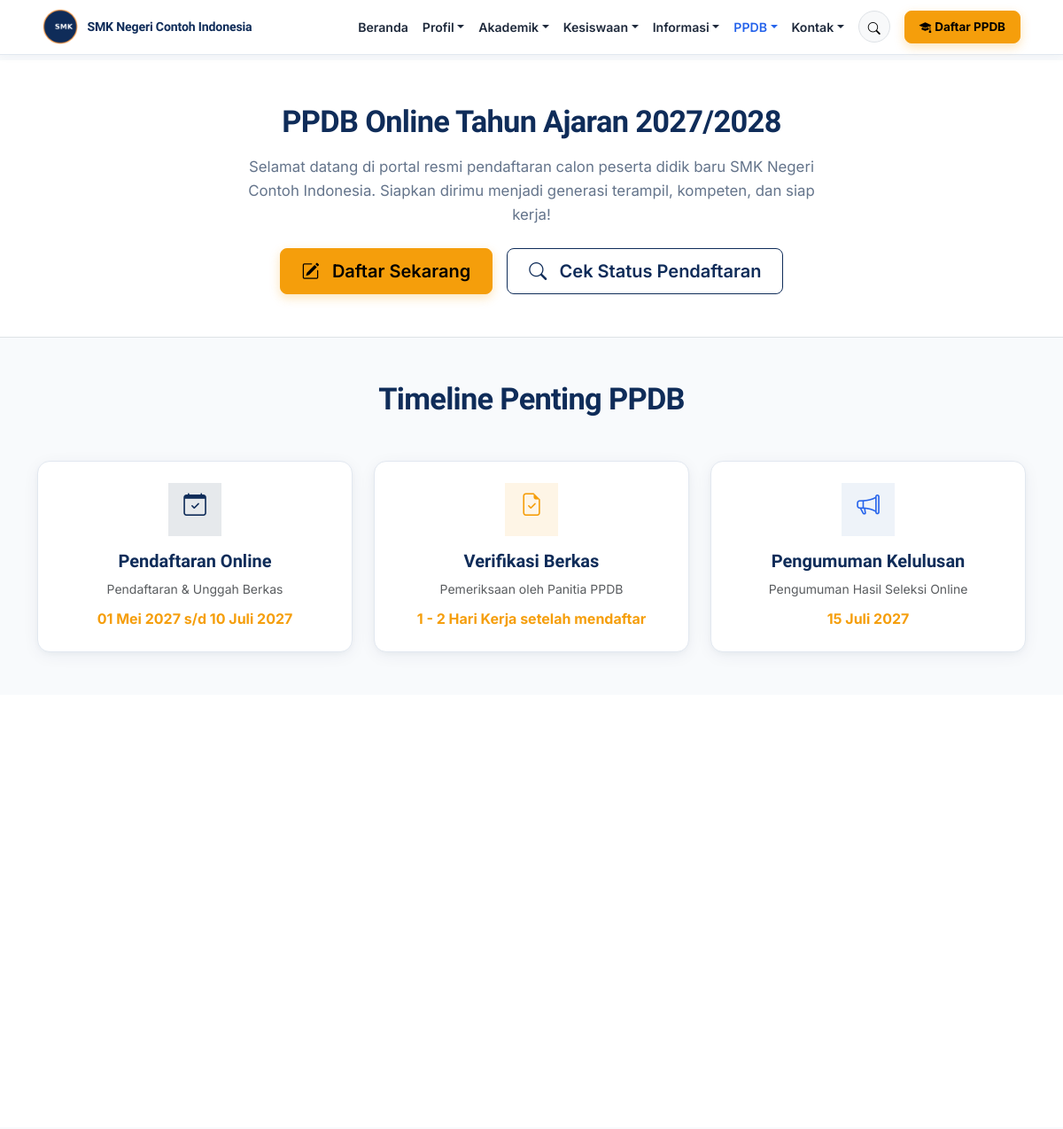
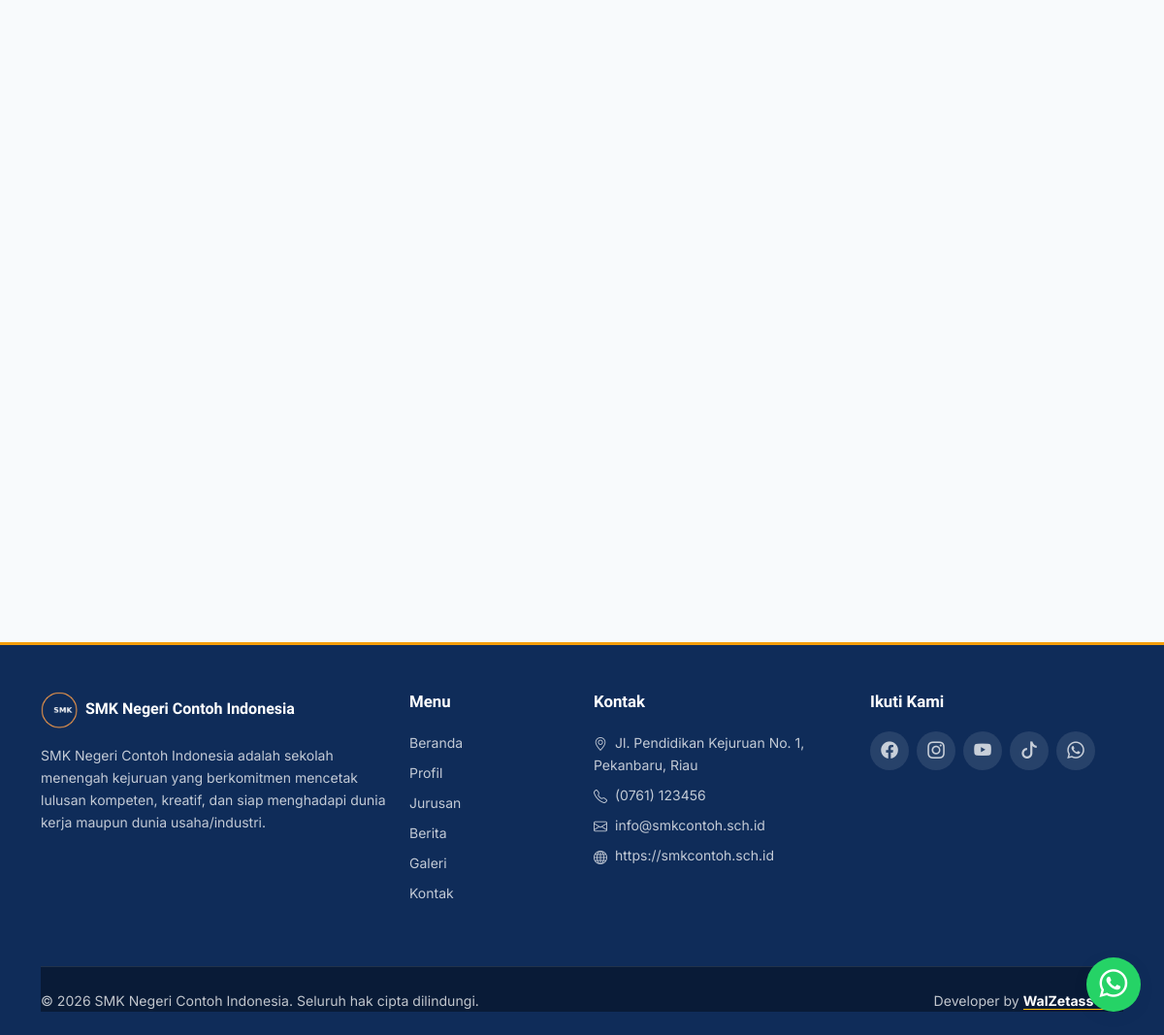
/ppdb, run on the app's committed database (2 pictures, top to bottom).
### tables this page shows
CREATE TABLE school_profile (
  id INT UNSIGNED AUTO_INCREMENT PRIMARY KEY,
  school_name VARCHAR(150) NOT NULL,
  npsn VARCHAR(20) DEFAULT NULL,
  address VARCHAR(255) DEFAULT NULL,
  phone VARCHAR(50) DEFAULT NULL,
  email VARCHAR(150) DEFAULT NULL,
  website VARCHAR(150) DEFAULT NULL,
  description TEXT,
  logo VARCHAR(255) DEFAULT NULL,
  favicon VARCHAR(255) DEFAULT NULL,
  theme_color_primary VARCHAR(20) DEFAULT '#0F2C59',
  theme_color_secondary VARCHAR(20) DEFAULT '#2563EB',
  theme_color_accent VARCHAR(20) DEFAULT '#F59E0B',
  theme_preset VARCHAR(50) DEFAULT 'navy_classic',
  map_url VARCHAR(255) DEFAULT NULL,
  accreditation VARCHAR(10) DEFAULT NULL,
  founded_year VARCHAR(10) DEFAULT NULL,
  running_text TEXT DEFAULT NULL,
  is_running_text_active TINYINT(1) DEFAULT 1,
  video_profile_url VARCHAR(255) DEFAULT 'https://www.youtube.com/watch?v=7vhYf5p_yhs',
  video_title VARCHAR(200) DEFAULT 'Video Profil & Fasilitas Sekolah',
  video_description TEXT DEFAULT NULL,
  video_features TEXT DEFAULT NULL,
  whatsapp_ppdb VARCHAR(50) DEFAULT '6281234567890',
  whatsapp_bkk VARCHAR(50) DEFAULT '6281234567891',
  whatsapp_tu VARCHAR(50) DEFAULT '6281234567892',
  created_at DATETIME DEFAULT CURRENT_TIMESTAMP,
  updated_at DATETIME DEFAULT CURRENT_TIMESTAMP ON UPDATE CURRENT_TIMESTAMP
);

CREATE TABLE social_media (
  id INT UNSIGNED AUTO_INCREMENT PRIMARY KEY,
  platform VARCHAR(50) NOT NULL,
  url VARCHAR(255) NOT NULL,
  icon VARCHAR(100) DEFAULT NULL,
  status TINYINT(1) NOT NULL DEFAULT 1
);

### pages/ppdb.php (the view, shortened to what the rows shown need)
<?php
$profile  = getSchoolProfile();
$settings = getPpdbSettings();
require BASE_PATH . '/includes/header.php';
require BASE_PATH . '/includes/navbar.php';
?>
<section class="section section-alt py-5 border-bottom">
  <div class="container text-center">
    <h1 class="section-title mb-3">PPDB Online Tahun Ajaran <?= e($settings['academic_year']) ?></h1>
    <p class="section-subtitle mx-auto mb-4" style="max-width: 680px;">
      Selamat datang di portal resmi pendaftaran calon peserta didik baru <?= e($profile['school_name'] ?? '') ?>. Siapkan dirimu menjadi generasi terampil, kompeten, dan siap kerja!
    </p>
    <div class="d-flex justify-content-center gap-3 flex-wrap">
      <?php if (!empty($settings['is_open'])): ?>
        <a href="<?= e(BASE_URL) ?>/ppdb/daftar" class="btn btn-accent btn-lg px-4">
          <i class="bi bi-pencil-square me-2"></i>Daftar Sekarang
        </a>
      <?php else: ?>
        <button class="btn btn-secondary btn-lg px-4" disabled>
          <i class="bi bi-lock me-2"></i>Pendaftaran Ditutup
        </button>
      <?php endif; ?>
      <a href="<?= e(BASE_URL) ?>/ppdb/cek-status" class="btn btn-outline-primary-custom btn-lg px-4">
        <i class="bi bi-search me-2"></i>Cek Status Pendaftaran
      </a>
    </div>
  </div>
</section>
<section class="section py-5">
  <div class="container">
    <div class="text-center mb-5 reveal-up">
      <h2 class="section-title">Timeline Penting PPDB</h2>
    </div>
    <div class="row g-4 justify-content-center reveal-group">
      <div class="col-md-4">
        <div class="jurusan-card hover-lift p-4 text-center h-100">
          <div class="stat-icon mx-auto mb-3" style="width:60px;height:60px;background:rgba(15,39,68,0.1);color:var(--color-primary);font-size:1.6rem;">
            <i class="bi bi-calendar-check"></i>
          </div>
          <h3 class="h5 fw-bold text-primary mb-2">Pendaftaran Online</h3>
          <p class="text-muted small mb-2">Pendaftaran & Unggah Berkas</p>
          <div class="fw-bold fs-6 text-accent">
            <?= formatTanggalIndo($settings['start_date']) ?> s/d <?= formatTanggalIndo($settings['end_date']) ?>
          </div>
        </div>
      </div>
      <div class="col-md-4">
        <div class="jurusan-card hover-lift p-4 text-center h-100">
          <div class="stat-icon mx-auto mb-3" style="width:60px;height:60px;background:rgba(245,158,11,0.1);color:var(--color-accent);font-size:1.6rem;">
            <i class="bi bi-file-earmark-check"></i>
          </div>
          <h3 class="h5 fw-bold text-primary mb-2">Verifikasi Berkas</h3>
          <p class="text-muted small mb-2">Pemeriksaan oleh Panitia PPDB</p>
          <div class="fw-bold fs-6 text-accent">
            1 - 2 Hari Kerja setelah mendaftar
          </div>
        </div>
      </div>
      <div class="col-md-4">
        <div class="jurusan-card hover-lift p-4 text-center h-100">
          <div class="stat-icon mx-auto mb-3" style="width:60px;height:60px;background:rgba(91,141,190,0.1);color:var(--color-secondary);font-size:1.6rem;">
            <i class="bi bi-megaphone"></i>
          </div>
          <h3 class="h5 fw-bold text-primary mb-2">Pengumuman Kelulusan</h3>
          <p class="text-muted small mb-2">Pengumuman Hasil Seleksi Online</p>
          <div class="fw-bold fs-6 text-accent">
            <?= formatTanggalIndo($settings['announcement_date']) ?>
          </div>
        </div>
      </div>
    </div>
  </div>
</section>
<section class="section section-alt py-5">
  <div class="container">
    <div class="row g-5 align-items-start">
    </div>
  </div>
</section>
<section class="section py-5">
  <div class="container">
    <div class="row g-4 reveal-group">
    </div>
  </div>
</section>
<?php require BASE_PATH . '/includes/footer.php'; ?>

### includes/navbar.php (shortened to what the rows shown need)
<?php
$profile = getSchoolProfile();
$currentPath = parse_url($_SERVER['REQUEST_URI'] ?? '/', PHP_URL_PATH) ?: '/';
$currentPath = rtrim($currentPath, '/') ?: '/';
if (!function_exists('navActive')) {
    function navActive(string $path, string $current): string
    {
        return $current === $path ? ' active' : '';
    }
}
$hasTicker = !empty($profile['is_running_text_active']) && !empty($profile['running_text']);
?>
<nav class="navbar navbar-expand-xl navbar-smk fixed-top <?= $hasTicker ? 'has-ticker' : '' ?>">
  <div class="container-fluid px-3 px-md-4 px-xl-5">
    <a class="navbar-brand me-2 me-xl-4" href="<?= e(BASE_URL) ?>/" title="<?= e($profile['school_name'] ?? '') ?>">
      <img src="<?= e(BASE_URL . '/' . ($profile['logo'] ?? 'assets/images/logo.png')) ?>" alt="Logo <?= e($profile['school_name'] ?? '') ?>">
      <span class="navbar-brand-text"><?= e($profile['school_name'] ?? 'SMK Negeri Contoh Indonesia') ?></span>
    </a>
    <div class="collapse navbar-collapse" id="mainNav">
      <ul class="navbar-nav ms-auto align-items-xl-center">
        <li class="nav-item"><a class="nav-link<?= navActive('/', $currentPath) ?>" href="<?= e(BASE_URL) ?>/">Beranda</a></li>
        <li class="nav-item dropdown">
          <a class="nav-link dropdown-toggle<?= str_starts_with($currentPath, '/profil') ? ' active' : '' ?>" href="<?= e(BASE_URL) ?>/profil" id="profilDropdown" role="button" data-bs-toggle="dropdown" aria-expanded="false">Profil</a>
        </li>
        <?php if (isModuleActive('majors') || isModuleActive('agendas') || isModuleActive('downloads')): ?>
        <li class="nav-item dropdown">
          <a class="nav-link dropdown-toggle<?= $currentPath === '/jurusan' || $currentPath === '/agenda' || $currentPath === '/unduhan' ? ' active' : '' ?>" href="#" id="akademikDropdown" role="button" data-bs-toggle="dropdown" aria-expanded="false">Akademik</a>
        </li>
        <?php endif; ?>
        <?php if (isModuleActive('extracurriculars') || isModuleActive('prestasi') || isModuleActive('kelulusan')): ?>
        <li class="nav-item dropdown">
          <a class="nav-link dropdown-toggle<?= $currentPath === '/ekstrakurikuler' || $currentPath === '/prestasi' || $currentPath === '/kelulusan' ? ' active' : '' ?>" href="#" id="kesiswaanDropdown" role="button" data-bs-toggle="dropdown" aria-expanded="false">Kesiswaan</a>
        </li>
        <?php endif; ?>
        <?php if (isModuleActive('news') || isModuleActive('galleries') || isModuleActive('bkk')): ?>
        <li class="nav-item dropdown">
          <a class="nav-link dropdown-toggle<?= $currentPath === '/berita' || $currentPath === '/galeri' || str_starts_with($currentPath, '/bkk') ? ' active' : '' ?>" href="#" id="informasiDropdown" role="button" data-bs-toggle="dropdown" aria-expanded="false">Informasi</a>
        </li>
        <?php endif; ?>
        <?php if (isModuleActive('ppdb')): ?>
        <li class="nav-item dropdown">
          <a class="nav-link dropdown-toggle<?= str_starts_with($currentPath, '/ppdb') ? ' active' : '' ?>" href="<?= e(BASE_URL) ?>/ppdb" id="ppdbDropdown" role="button" data-bs-toggle="dropdown" aria-expanded="false">PPDB</a>
        </li>
        <?php endif; ?>
        <li class="nav-item dropdown">
          <a class="nav-link dropdown-toggle<?= $currentPath === '/kontak' || $currentPath === '/buku-tamu' ? ' active' : '' ?>" href="#" id="kontakDropdown" role="button" data-bs-toggle="dropdown" aria-expanded="false">Kontak</a>
        </li>
        <li class="nav-item d-none d-xl-flex align-items-center ms-2">
          <button type="button" class="btn btn-sm btn-light rounded-circle shadow-none p-1 border" data-bs-toggle="modal" data-bs-target="#globalSearchModal" title="Pencarian Global (Ctrl + K)" style="width:36px;height:36px;">
            <i class="bi bi-search"></i>
          </button>
        </li>
        <?php if (isModuleActive('ppdb')): ?>
        <li class="nav-item ms-xl-3 mt-2 mt-xl-0">
          <a class="btn btn-sm btn-accent text-nowrap px-3 py-2 fw-bold d-inline-flex align-items-center gap-1" href="<?= e(BASE_URL) ?>/ppdb/daftar">
            <i class="bi bi-mortarboard-fill"></i> Daftar PPDB
          </a>
        </li>
        <?php endif; ?>
      </ul>
    </div>
  </div>
</nav>
<div class="navbar-spacer <?= $hasTicker ? 'has-ticker' : '' ?>" aria-hidden="true"></div>

### includes/footer.php (shortened to what the rows shown need)
<?php
$profile = getSchoolProfile();
$socials = getSocialMedia();
?>
  <footer class="footer-smk pt-5 pb-4">
    <div class="container">
      <div class="row g-4">
        <div class="col-lg-4 col-md-6">
          <div class="d-flex align-items-center gap-2 mb-3">
            <img src="<?= e(BASE_URL . '/' . ($profile['logo'] ?? 'assets/images/logo.png')) ?>" alt="Logo" style="height:38px;">
            <span class="fw-bold text-white" style="font-family: var(--font-display);"><?= e($profile['school_name'] ?? '') ?></span>
          </div>
          <p class="small"><?= e($profile['description'] ?? '') ?></p>
        </div>
        <div class="col-lg-2 col-md-6">
          <h6>Menu</h6>
          <ul class="list-unstyled small">
            <li class="mb-2"><a href="<?= e(BASE_URL) ?>/">Beranda</a></li>
            <li class="mb-2"><a href="<?= e(BASE_URL) ?>/profil">Profil</a></li>
            <li class="mb-2"><a href="<?= e(BASE_URL) ?>/jurusan">Jurusan</a></li>
            <li class="mb-2"><a href="<?= e(BASE_URL) ?>/berita">Berita</a></li>
            <li class="mb-2"><a href="<?= e(BASE_URL) ?>/galeri">Galeri</a></li>
            <li class="mb-2"><a href="<?= e(BASE_URL) ?>/kontak">Kontak</a></li>
          </ul>
        </div>
        <div class="col-lg-3 col-md-6">
          <h6>Kontak</h6>
          <ul class="list-unstyled small">
            <li class="mb-2"><i class="bi bi-geo-alt me-2"></i><?= e($profile['address'] ?? '') ?></li>
            <li class="mb-2"><i class="bi bi-telephone me-2"></i><?= e($profile['phone'] ?? '') ?></li>
            <li class="mb-2"><i class="bi bi-envelope me-2"></i><?= e($profile['email'] ?? '') ?></li>
            <li class="mb-2"><i class="bi bi-globe me-2"></i><?= e($profile['website'] ?? '') ?></li>
          </ul>
        </div>
        <div class="col-lg-3 col-md-6">
          <h6>Ikuti Kami</h6>
          <div class="d-flex gap-2">
            <?php foreach ($socials as $s): ?>
              <a class="social-icon-circle" href="<?= e($s['url']) ?>" target="_blank" rel="noopener" aria-label="<?= e($s['platform']) ?>">
                <i class="bi <?= e($s['icon']) ?>"></i>
              </a>
            <?php endforeach; ?>
          </div>
        </div>
      </div>
      <div class="footer-bottom d-flex flex-column flex-md-row justify-content-between align-items-center gap-2">
        <span>&copy; <?= date('Y') ?> <?= e($profile['school_name'] ?? '') ?>. Seluruh hak cipta dilindungi.</span>
        <span>Developer by <a href="https://www.portfolionyaihwal.my.id/" target="_blank" rel="noopener noreferrer" class="text-white fw-bold text-decoration-none border-bottom border-warning pb-0.5">WalZetass-Kar</a></span>
      </div>
    </div>
  </footer>
  <div class="wa-widget-wrapper">
    <button id="waToggleBtn" class="btn-wa-float shadow-soft" aria-label="Chat WhatsApp">
      <i class="bi bi-whatsapp"></i>
    </button>
  </div>
</body>
</html>

### data on the page
school_profile: logo (picture), school_name "SMK Negeri Contoh Indonesia", description "SMK Negeri Contoh Indonesia adalah sekolah menengah kejuruan yang berkomitmen mencetak lulusan kompeten, kreatif, dan siap menghadapi dunia kerja maupun dunia usaha/industri.", address "Jl. Pendidikan Kejuruan No. 1, Pekanbaru, Riau", phone "(0761) 123456", email "info@smkcontoh.sch.id", website "https://smkcontoh.sch.id"

### other printed values
$settings['academic_year'] "2027/2028"
formatTanggalIndo($settings['start_date']) "01 Mei 2027"
formatTanggalIndo($settings['end_date']) "10 Juli 2027"
formatTanggalIndo($settings['announcement_date']) "15 Juli 2027"
